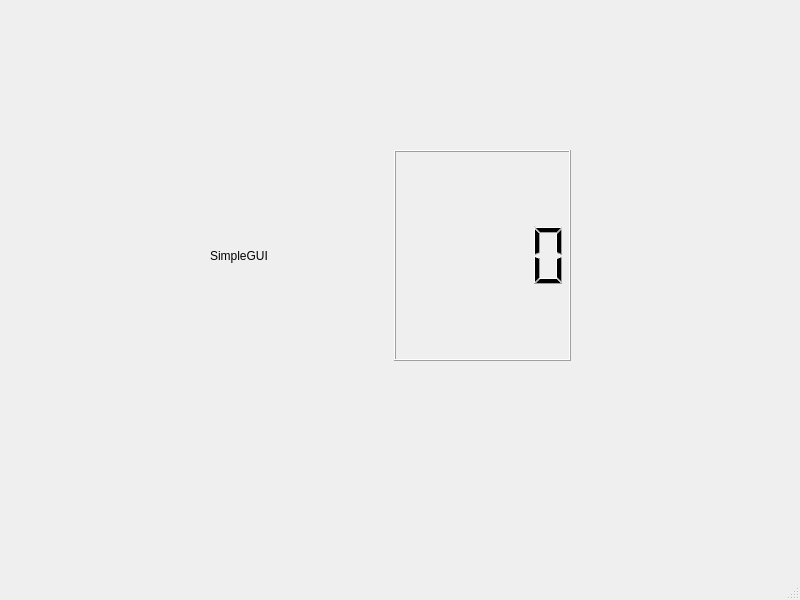
<?xml version="1.0" encoding="UTF-8"?>
<ui version="4.0">
 <class>MainWindow</class>
 <widget class="QMainWindow" name="MainWindow">
  <property name="geometry">
   <rect>
    <x>0</x>
    <y>0</y>
    <width>800</width>
    <height>600</height>
   </rect>
  </property>
  <property name="windowTitle">
   <string>MainWindow</string>
  </property>
  <widget class="QWidget" name="centralwidget">
   <widget class="QWidget" name="horizontalLayoutWidget">
    <property name="geometry">
     <rect>
      <x>210</x>
      <y>150</y>
      <width>361</width>
      <height>211</height>
     </rect>
    </property>
    <layout class="QHBoxLayout" name="horizontalLayout">
     <item>
      <widget class="QLabel" name="label">
       <property name="text">
        <string>SimpleGUI</string>
       </property>
      </widget>
     </item>
     <item>
      <widget class="QLCDNumber" name="lcdNumber"/>
     </item>
    </layout>
   </widget>
  </widget>
  <widget class="QStatusBar" name="statusbar"/>
 </widget>
 <resources/>
 <connections/>
</ui>
